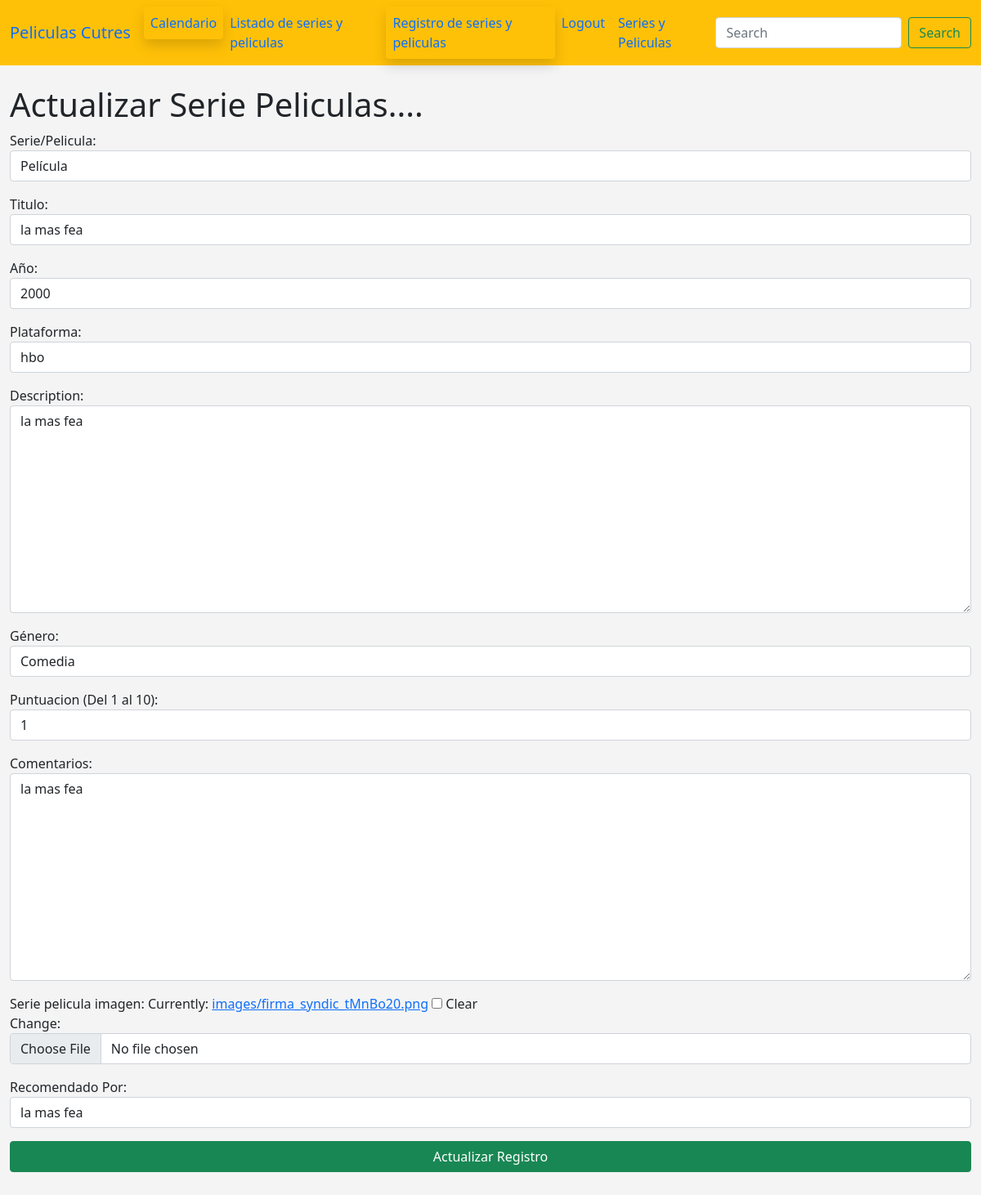
The page /actualizar_serie_pelicula/2 (signed in) on the database its author committed.
### peliculas_cutres_app/models.py (models this page shows, shortened)
class Registrar_serie_pelicula(models.Model):
    SERIE_PELICULA_CHOICES = [
        ('Serie', 'Serie'),
        ('Pelicula', 'Película')
    ]
    GENERO_CHOICES = [
        ('Drama', 'Drama'),
        ('Comedia', 'Comedia'),
        ('Ciencia ficción', 'Ciencia ficción'),
        ('Fantasía', 'Fantasía'),
        ('Acción', 'Acción'),
        ('Terror', 'Terror'),
        ('Aventura', 'Aventura'),
        ('Thriller', 'Thriller'),
        ('Policial', 'Policial'),
        ('Histórica', 'Histórica'),
        ('Animación', 'Animación'),
        ('Romance', 'Romance'),
        ('Documental', 'Documental'),
        ('Musical', 'Musical'),
        ('Western', 'Western'),
        ('Guerra', 'Guerra'),
         ('Biográfica', 'Biográfica'),
        ('Cine negro', 'Cine negro'),
        ('Cine experimental:', 'Cine experimental:'),
        ('Cine de arte', 'Cine de arte')
    ]
    PUNTUACION_CHOICES = [(i, str(i)) for i in range(1, 11)]
    serie_o_pelicula = models.CharField('Serie/Pelicula', max_length=120, choices=SERIE_PELICULA_CHOICES)
    titulo_serie = models.CharField('Titulo', max_length=120)
    fecha_serie = models.IntegerField('Año')
    temporadas = models.IntegerField('Nº Temporadas',blank=True, null=True)
    episodios = models.IntegerField('Nº Episodios',blank=True, null=True)
    plataforma = models.CharField('Plataforma', max_length=120)
    description = models.TextField('Description', blank=True)
    genero = models.CharField('Género', max_length=120, choices=GENERO_CHOICES)
    puntuacion = models.IntegerField('Puntuacion (Del 1 al 10)', choices=PUNTUACION_CHOICES)
    finalizada = models.BooleanField('Finalizada?', default=False)
    comentarios = models.TextField('Comentarios', blank=True)
    serie_pelicula_imagen = models.ImageField(null=True, blank=True, upload_to="images/")
    recomendado_por = models.CharField('Recomendado Por', max_length=120)

### peliculas_cutres_app/views.py (the view)
# urls.py: path('actualizar_serie_pelicula/<id_serie_pelicula>', views.actualizar_serie_pelicula, name='actualizar_serie_pelicula'),
def actualizar_serie_pelicula(request, id_serie_pelicula):
    serie_pelicula = Registrar_serie_pelicula.objects.get(pk=id_serie_pelicula)
    form = RegistrarSeriePeliculaForm(request.POST or None, request.FILES or None,  instance=serie_pelicula)
    if form.is_valid():
        form.save()
        return redirect('lista_series_peliculas')
    context = {'serie_pelicula': serie_pelicula, 'form': form}
    return render(request, 'peliculas_cutres_app/actualizar_serie_pelicula.html', context)

### peliculas_cutres_app/templates/peliculas_cutres_app/actualizar_serie_pelicula.html (shortened to what this page needs)
{% extends 'peliculas_cutres_app/base.html' %}
{% block content %}
{% if user.is_authenticated %}
    <h1>Actualizar Serie Peliculas....</h1>
    <form action="" method="POST" enctype="multipart/form-data" id="registroForm">
        {{ form.as_p }}
        <button type="submit" class="btn btn-success mb-5 w-100" >Actualizar Registro </button>
    </form>
    {% else %}
    <h1>sorry you must be login to view this page</h1>
    <a class="btn btn-secondary" href="{% url 'login' %}">Login Here</a>
    {% endif %}
{% endblock %}

### peliculas_cutres_app/templates/peliculas_cutres_app/base.html (style rules this page uses)
body { background: #f4f4f4; }

### rows shown on the page
Registrar_serie_pelicula: serie_o_pelicula "Película", titulo_serie "la mas fea", fecha_serie "2000", plataforma "hbo", description "la mas fea", genero "Comedia", puntuacion "1", comentarios "la mas fea", recomendado_por "la mas fea"
